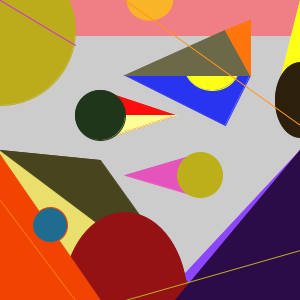
Frame 1 (no input)
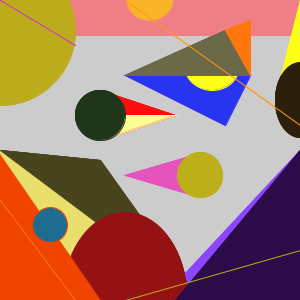
Frame 2 (the mouse pressed at the canvas centre, redrawn once)

The Processing sketch that drew these frames (run headless with seeded random() and noise(); the mouse was pressed at the canvas centre and the sketch redrawn once):

// Processing sketch: processing_143635
// ── processing_143635.pde

void setup (){
  size(300,300);
  noLoop();

}

void draw() {
  color pink = color(207,44,216);
  fill(140,70,255);
  stroke(140,70,255);
  triangle(300,150,300,300,160,300);
  stroke(240,126,133);
  fill(240,126,133);
  rect(0,0,300,35);
  fill(188,172,28);
  stroke(188,172,28);
  ellipse(0,30,150,150);
  stroke(207,44,216);
  line(0,0,75,45);
  fill(234,222,109);
  stroke(234,222,109);
  quad(0,150,100,175,150,300,0,300);
  fill(72,68,30);
  stroke(72,68,30);
  triangle(0,150,100,160,200,300);
  stroke(149,18,20);
  fill(149,18,20);
  arc(125,300,125,175,30,45);
  fill(41,52,240);
  stroke(41,52,240);
  triangle(125,75,225,125,250,75);
  fill(240,68,0);
  stroke(240,68,0);
  triangle(0,300,0,155,100,300);
  fill(32,108,144);
  ellipse(50,225,35,35);
  fill(30,180,20);
  stroke(30,180,20);
  fill(254,255,23);
  stroke(254,255,23);
  triangle(300,0,300,125,275,100);
  ellipse(212,65,55,50);
  fill(108,105,73);
  stroke(108,105,73);
  triangle(125,75,250,75,225,30);
  fill(43,12,72);
  stroke(43,12,72);
  triangle(300,300,300,150,175,300);
  stroke(250,180,40);
    fill(250,180,40);
  arc(150,0,45,40,175,300);
  stroke(188,172,28);
  line(125,300,300,250);
  fill(44,32,12);
  stroke(44,32,12);
  ellipse(300,100,50,75);
  stroke(323,151,21);
  line(125,0,300,125);
  fill(255,13,13);
  stroke(255,13,13);
  triangle(100,90,100,140,175,115);
  stroke(253,255,149);
  fill(253,255,149);
  triangle(100,115,100,140,175,115);
  stroke(31,54,27);
  fill(31,54,27);
  ellipse(100,115,50,50);
  fill(255,118,13);
  stroke(255,118,13);
  triangle(225,30,250,20,250,75);
  line(0,200,75,300);
   fill(229,83,188);
  stroke(229,83,188);
  triangle(200,197,200,153,125,175);
  fill(188,175,25);
  stroke(188,175,25);
  ellipse(200,175,45,45);




  
  //arc(25,25,25,75,TWO_PI-PI/2,TWO_PI);
 
 
 
  
}
